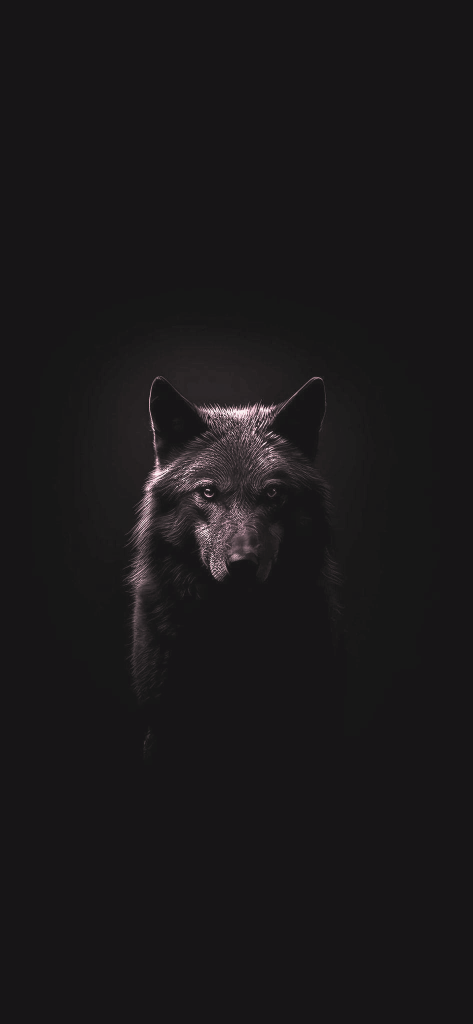
#> input picture PhotoJS_Edited_Image.png, 945 x 2048 px (shown at 1/2 size)
$ python -i enhancement_engine.py   (imports and definitions only)
#> lines starting #> are read from the running program, lines starting #| are printed output that depends on the picture
#> further down, picture is the input picture: PIL image 945x2048 RGBA; mean R, G, B, A 14.3, 12.1, 13.8, 242
"""
AI Image Enhancement Engine
Uses PIL for image quality improvement and upscaling
Note: This is a simplified version that works without complex AI dependencies
"""

from PIL import Image, ImageEnhance, ImageFilter, ImageOps, ImageStat, ImageChops
import logging
from typing import Tuple
import time

# Configure logging
# [1 line not run here, left out]
logger = logging.getLogger(__name__)


class EnhancementEngine:
    """
    Image enhancement engine using PIL and OpenCV
    """

    def __init__(self):
        """Initialize the enhancement engine"""
        logger.info("Enhancement Engine initialized (PIL/OpenCV-based)")

    def blur_background(self, image: Image.Image, blur_strength: int = 15) -> Tuple[Image.Image, dict]:
        """
        Apply background blur effect (portrait mode style)
        Uses improved center-weighted detection to identify subject

        Args:
            image: PIL Image to process
            blur_strength: Blur intensity (1-30)

        Returns:
            Tuple of (blurred PIL Image, metadata dict)
        """
#> called with blur_strength = 15
        start_time = time.time()

        try:
            # Convert to RGB if needed
            if image.mode != 'RGB':
                image = image.convert('RGB')

            width, height = image.size
#> width = 945; height = 2048

            # Create radial gradient mask - simple and effective
            # Center = sharp (subject), edges = blurred (background)
            mask = Image.new('L', (width, height), 255)
#> mask: PIL image 945x2048 L; every value is 255

            # Apply radial gradient using ImageDraw
            from PIL import ImageDraw
            draw = ImageDraw.Draw(mask)

            center_x, center_y = width // 2, height // 2
#> center_x = 472; center_y = 1024
            max_radius = min(width, height) // 2
#> max_radius = 472

            # Draw concentric circles with decreasing opacity
            # This creates a radial gradient effect
            steps = 50
            for i in range(steps):
                radius = int(max_radius * (i / steps) * 1.5)
                opacity = int(255 * (1 - (i / steps) ** 0.6))
                draw.ellipse(
                    [center_x - radius, center_y - radius, center_x + radius, center_y + radius],
                    fill=opacity
                )

            # Smooth the mask heavily for natural transition
            mask = mask.filter(ImageFilter.GaussianBlur(radius=40))
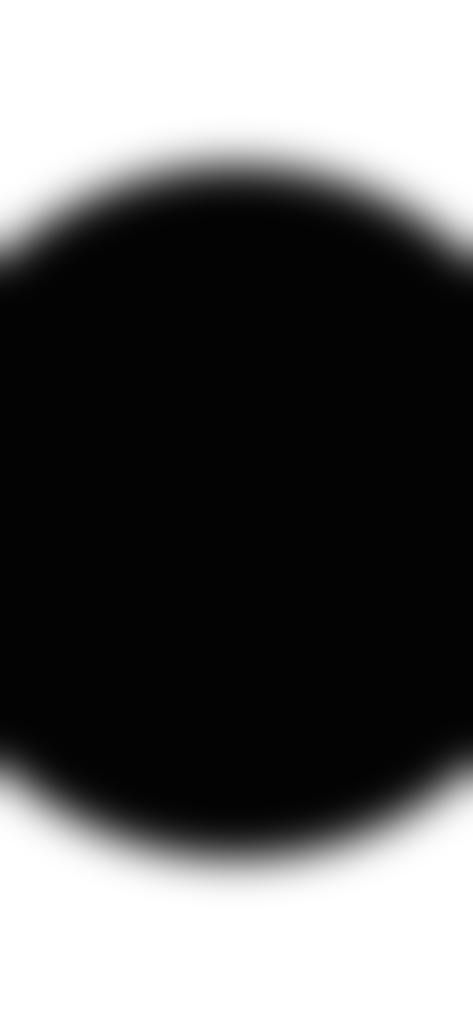
#> mask: PIL image 945x2048 L (shown at 1/2 size); min 3, max 255, mean 98.8

            # Create blurred version of entire image
            blurred = image.filter(ImageFilter.GaussianBlur(radius=blur_strength))

            # Composite: use original where mask is white (subject), blurred where black (background)
            result = Image.composite(image, blurred, mask)

            processing_time = time.time() - start_time

            metadata = {
                'processing_time': round(processing_time, 2),
                'effect': 'background_blur',
                'blur_strength': blur_strength,
                'original_dimensions': [image.width, image.height],
                'output_dimensions': [result.width, result.height]
            }

            logger.info(f"Background blur complete in {processing_time:.2f}s")

            return result, metadata

        except Exception as e:
            logger.error(f"Background blur error: {e}")
            raise

    # [338 lines left out: functions enhance, _auto_color_balance, _reduce_noise, _enhance_details, _sharpen_advanced, _enhance_facial_features and 3 more, not called in this run]


# Global instance (singleton pattern)
_engine_instance = None

# [6 lines left out: function get_enhancement_engine, not called in this run]

>>> from PIL import Image
>>> picture = Image.open('PhotoJS_Edited_Image.png')
>>> result = EnhancementEngine().blur_background(picture)
